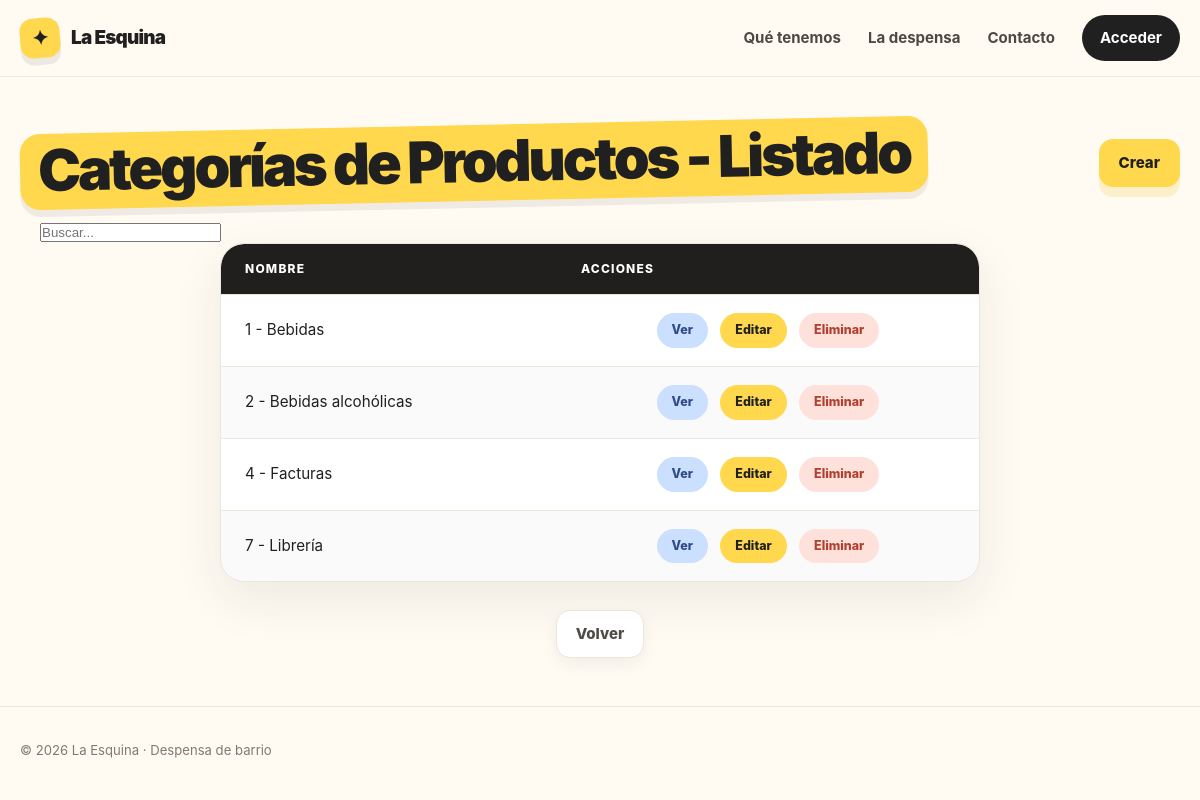
The page /ventas/categoria/list/ on the database its author committed.
### ventas/models/categoria.py (models this page shows, shortened)
class Categoria(models.Model):
    nombre = models.CharField(unique=True)
    descripcion = models.TextField(blank=True)
    class Meta:
        verbose_name = "Categoría de Producto"
        verbose_name_plural = "Categorías de Productos"

### ventas/views/categoria.py (the view)
# urls.py: path("categoria/list/", categoria_list, name="categoria_list"),
def categoria_list(request: HttpRequest) -> HttpResponse:
    busqueda = request.GET.get("busqueda", None)
    if busqueda:
        categorias = Categoria.objects.filter(nombre__icontains=busqueda)
    else:
        categorias = Categoria.objects.all()
    return render(request, "ventas/categoria_list.html", {"categorias": categorias})

### ventas/templates/ventas/categoria_list.html
{% extends "core/base.html" %}
{% load static %}
{% block styles %}
    <link rel="stylesheet" href="{% static 'core/css/table.css' %}" />
{% endblock styles %}
{% block content %}
    <div class="container section">
        <div class="page-head">
            <h1 class="page-title">Categorías de Productos - Listado</h1>
            <a class="button button-primary"
               href="{% url 'ventas:categoria_create' %}">Crear</a>
        </div>
        <div class="container">
            <form class="form" method="get">
                <input type="text" name="busqueda" placeholder="Buscar..." />
            </form>
        </div>
        <table class="data-table">
            <thead>
                <tr>
                    <th>Nombre</th>
                    <th>Acciones</th>
                </tr>
            </thead>
            <tbody>
                {% for categoria in categorias %}
                    <tr>
                        <td>{{ categoria.pk }} - {{ categoria.nombre }}</td>
                        <td class="table-actions">
                            <a class="table-action table-action--view"
                               href="{% url 'ventas:categoria_detail' categoria.pk %}">Ver</a>
                            <a class="table-action table-action--edit"
                               href="{% url 'ventas:categoria_update' categoria.pk %}">Editar</a>
                            <a class="table-action table-action--danger"
                               href="{% url 'ventas:categoria_delete' categoria.pk %}">Eliminar</a>
                        </td>
                    </tr>
                {% empty %}
                    <tr>
                        <td class="table-empty" colspan="2">No hay categorías disponibles.</td>
                    </tr>
                {% endfor %}
            </tbody>
        </table>
        <div class="page-actions">
            <a class="button button-secondary" href="{% url 'ventas:home' %}">Volver</a>
        </div>
    </div>
{% endblock content %}

### core/static/core/css/base.css (style rules this page uses)
:root { --bg: #fffaf2; --surface: #fff; --ink: #202020; --muted: #6d6a64; --line: #ece6dc; --yellow: #ffd84d; --coral: #ff806f; --mint: #bfe9d7; --blue: #cbdfff; --pink: #ffd3df; --shadow: 0 18px 50px rgba(32, 32, 32, 0.08); }
* { box-sizing: border-box; margin: 0; padding: 0; }
html { scroll-behavior: smooth; }
body { font-family: Inter, ui-sans-serif, system-ui, -apple-system, BlinkMacSystemFont, "Segoe UI", sans-serif; background: var(--bg); color: var(--ink); line-height: 1.5; display: flex; flex-direction: column; min-height: 100vh; }
a { color: inherit; text-decoration: none; }
.container { width: min(1160px, calc(100% - 40px)); margin: 0 auto; }

### core/static/core/css/components.css (style rules this page uses)
.page-title { display: inline-block; margin-bottom: 18px; padding: 6px 18px 10px; border-radius: 20px; background: var(--yellow); box-shadow: 0 7px 0 rgba(32, 32, 32, 0.07); font-size: clamp(2.3rem, 5.5vw, 3.6rem); font-weight: 950; line-height: 1.05; letter-spacing: -0.055em; transform: rotate(-1.2deg); }
.button { display: inline-flex; align-items: center; justify-content: center; gap: 9px; min-height: 48px; padding: 0 19px; border-radius: 14px; border: 1px solid transparent; font-size: 0.94rem; font-weight: 850; transition: transform 0.2s ease, box-shadow 0.2s ease; }
.button-primary { background: var(--yellow); box-shadow: 0 10px 0 rgba(237, 191, 23, 0.18); }
.button-secondary { background: var(--surface); border-color: var(--line); color: #4f4c46; box-shadow: 0 6px 16px rgba(32, 32, 32, 0.06); }
.page-actions { display: flex; justify-content: center; gap: 12px; }
.page-head { display: flex; align-items: center; justify-content: space-between; flex-wrap: wrap; gap: 16px; margin-bottom: 18px; }
.page-head .page-title { margin-bottom: 0; }
.section { padding: 48px 0; }

### core/static/core/css/table.css (style rules this page uses)
.data-table { width: min(760px, 100%); margin: 0 auto 28px; background: var(--surface); border: 1px solid var(--line); border-radius: 24px; border-spacing: 0; border-collapse: separate; box-shadow: var(--shadow); overflow: hidden; }
.data-table th { text-align: left; }
.data-table thead th { padding: 16px 24px; background: #211f1d; color: #fff; font-size: 0.75rem; font-weight: 850; letter-spacing: 0.1em; text-transform: uppercase; }
.data-table thead th:first-child { border-top-left-radius: 23px; }
.data-table thead th:last-child { border-top-right-radius: 23px; }
.data-table tbody td { padding: 18px 24px; border-top: 1px solid var(--line); font-size: 0.95rem; transition: background-color 0.18s ease; }
.data-table tbody tr:nth-child(even) td { background: rgba(32, 32, 32, 0.02); }
.data-table tbody tr:last-child td:first-child { border-bottom-left-radius: 23px; }
.data-table tbody tr:last-child td:last-child { border-bottom-right-radius: 23px; }
.data-table .table-actions { text-align: center; white-space: nowrap; }
.data-table .table-action { display: inline-flex; align-items: center; justify-content: center; padding: 7px 14px; border: 1px solid transparent; border-radius: 999px; font-size: 0.78rem; font-weight: 850; transition: transform 0.18s ease, box-shadow 0.18s ease; }
.data-table .table-action + .table-action { margin-left: 8px; }
.table-action--view { background: var(--blue); color: #2f4a86; }
.table-action--edit { background: var(--yellow); color: var(--ink); }
.table-action--danger { background: #ffe1dc; color: #b33f30; }

### rows shown on the page
Categoria: pk "1", nombre "Bebidas"
Categoria: pk "2", nombre "Bebidas alcohólicas"
Categoria: pk "4", nombre "Facturas"
Categoria: pk "7", nombre "Librería"
